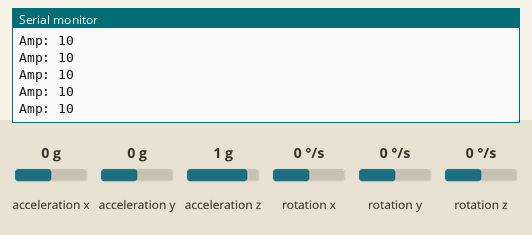
Bench run of a sketch on a simulated ESP32. On the bench: the last lines printed to the serial monitor. Wiring (inferred from the names in the program): MPU-6050 motion sensor at I2C address 0x68. The inputs (shaded band) are chosen by the test bench; at power-on: acceleration z 1 g, acceleration x 0 g, acceleration y 0 g, rotation x 0 °/s, rotation y 0 °/s, rotation z 0 °/s.

Above: at 1.2 s.
1.3 s: acceleration z set to 0 g
At 1.33 s:
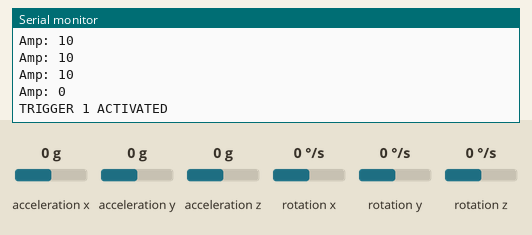
2.9 s: acceleration x set to -1.4 g
At 2.96 s:
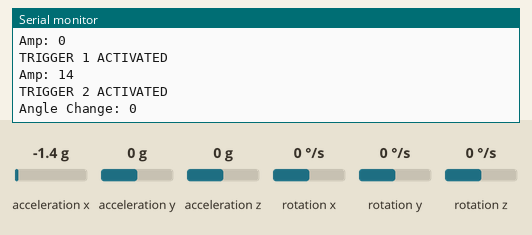
4.5 s: acceleration y set to -1.4 g
At 4.58 s:
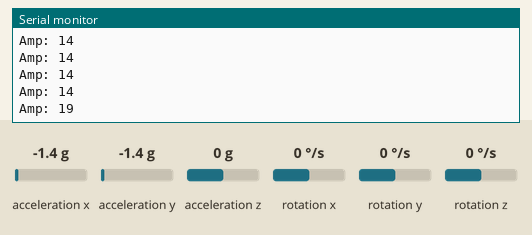
Timing chart, 0 to 7.5 s (numbered marks = the images above; inputs shaded):
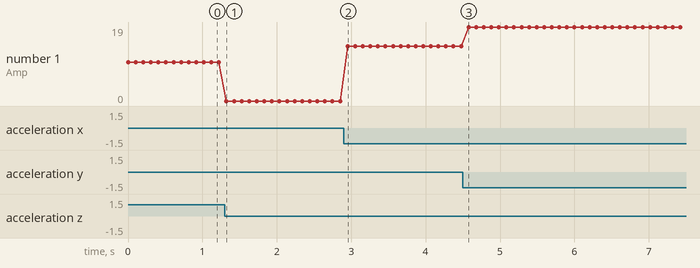

Measured:
- after the input at 1.3 s, the serial monitor: prints a new line at once (image 1)
- after the input at 2.9 s, the serial monitor: prints a new line after 0.05 s (image 2)
- after the input at 4.5 s, the serial monitor: prints a new line after 0.08 s (image 3)
- plotted number 1: 10 → 0 after the input at 1.3 s, 0 → 14 after the input at 2.9 s, 14 → 19 after the input at 4.5 s

The sketch:

fall-3-trigger.ino
```cpp
#include <Wire.h>

const int MPU_addr = 0x68;

int16_t AcX,AcY,AcZ,Tmp,GyX,GyY,GyZ;

float ax=0, ay=0, az=0, gx=0, gy=0, gz=0;

boolean fall = false;
boolean trigger1=false;
boolean trigger2=false;
boolean trigger3=false;

byte trigger1count=0;
byte trigger2count=0;
byte trigger3count=0;

int angleChange=0;

void setup(){

 Serial.begin(115200);

 Wire.begin(21,22);   // ESP32 I2C pins

 Wire.beginTransmission(MPU_addr);
 Wire.write(0x6B);
 Wire.write(0);
 Wire.endTransmission(true);

 Serial.println("MPU6050 Ready");
}

void loop(){

 mpu_read();

 ax = (AcX)/16384.00;
 ay = (AcY)/16384.00;
 az = (AcZ)/16384.00;

 gx = (GyX)/131.07;
 gy = (GyY)/131.07;
 gz = (GyZ)/131.07;

 float Raw_Amp = sqrt(ax*ax + ay*ay + az*az);
 int Amp = Raw_Amp * 10;

 Serial.print("Amp: ");
 Serial.println(Amp);

 if (Amp<=2 && trigger2==false){
   trigger1=true;
   Serial.println("TRIGGER 1 ACTIVATED");
 }

 if (trigger1==true){
   trigger1count++;

   if (Amp>=12){
     trigger2=true;
     Serial.println("TRIGGER 2 ACTIVATED");

     trigger1=false;
     trigger1count=0;
   }
 }

 if (trigger2==true){
   trigger2count++;

   angleChange = sqrt(gx*gx + gy*gy + gz*gz);

   Serial.print("Angle Change: ");
   Serial.println(angleChange);

   if (angleChange>=30 && angleChange<=400){

     trigger3=true;
     trigger2=false;
     trigger2count=0;

     Serial.println("TRIGGER 3 ACTIVATED");
   }
 }

 if (trigger3==true){

    trigger3count++;

    if (trigger3count>=10){

       angleChange = sqrt(gx*gx + gy*gy + gz*gz);

       Serial.println(angleChange);

       if (angleChange>=0 && angleChange<=10){

           fall=true;
           trigger3=false;
           trigger3count=0;

       }
       else{

          trigger3=false;
          trigger3count=0;
          Serial.println("TRIGGER 3 DEACTIVATED");

       }
     }
  }

 if (fall==true){

   Serial.println("⚠ FALL DETECTED");

   fall=false;

 }

 if (trigger2count>=6){

   trigger2=false;
   trigger2count=0;

   Serial.println("TRIGGER 2 DEACTIVATED");

 }

 if (trigger1count>=6){

   trigger1=false;
   trigger1count=0;

   Serial.println("TRIGGER 1 DEACTIVATED");

 }

 delay(100);
}

void mpu_read(){

 Wire.beginTransmission(MPU_addr);
 Wire.write(0x3B);
 Wire.endTransmission(false);

 Wire.requestFrom(MPU_addr,14,true);

 AcX=Wire.read()<<8|Wire.read();
 AcY=Wire.read()<<8|Wire.read();
 AcZ=Wire.read()<<8|Wire.read();
 Tmp=Wire.read()<<8|Wire.read();
 GyX=Wire.read()<<8|Wire.read();
 GyY=Wire.read()<<8|Wire.read();
 GyZ=Wire.read()<<8|Wire.read();

}
```
